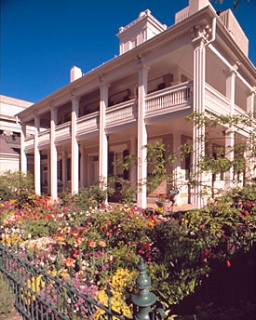
#> input picture Lab/lab1/colour_constancy/awb.jpg, 256 x 320 px
$ python AWB.py
#> lines starting #> are read from the running program, lines starting #| are printed output that depends on the picture
import cv2 as cv
import numpy as np
import os

def show(final):
    print('display')
    cv.imshow('Temple', final)
    cv.waitKey(0)
    cv.destroyAllWindows()


# Insert any filename with path
cur_dir = os.path.dirname(os.path.realpath(__file__))
print(cur_dir)
target_img = '/awb.jpg'
image_dir = cur_dir+ target_img
img = cv.imread(image_dir)
#> img is the input picture: shape (320, 256, 3); mean B, G, R 109.3, 107.4, 121.2

def white_balance_loops(img):
    result = cv.cvtColor(img, cv.COLOR_BGR2LAB)
#> result: shape (320, 256, 3); mean of channels 0, 1, 2 119.3, 138.1, 130.1
    avg_a = np.average(result[:, :, 1])
#> avg_a = 138.1
    avg_b = np.average(result[:, :, 2])
#> avg_b = 130.1
    for x in range(result.shape[0]):
        for y in range(result.shape[1]):
            l, a, b = result[x, y, :]
            # fix for CV correction
            l *= 100 / 255.0
            result[x, y, 1] = a - ((avg_a - 128) * (l / 100.0) * 1.1)
            result[x, y, 2] = b - ((avg_b - 128) * (l / 100.0) * 1.1)
#> result: shape (320, 256, 3); mean of channels 0, 1, 2 119.3, 132.4, 128.5
    result = cv.cvtColor(result, cv.COLOR_LAB2BGR)
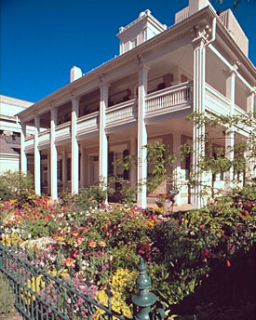
#> result: shape (320, 256, 3); mean B, G, R 111.8, 111, 110.9
    return result


final = np.hstack((img, white_balance_loops(img)))
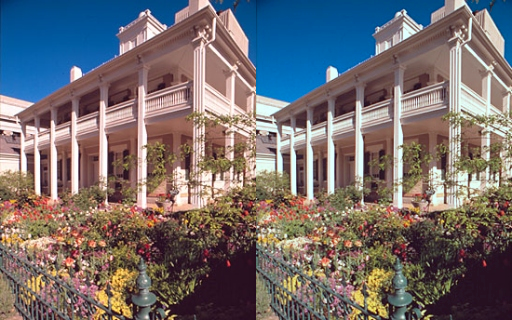
#> final: shape (320, 512, 3); mean B, G, R 110.6, 109.2, 116
show(final)
cv.imwrite('result.jpg', final)
